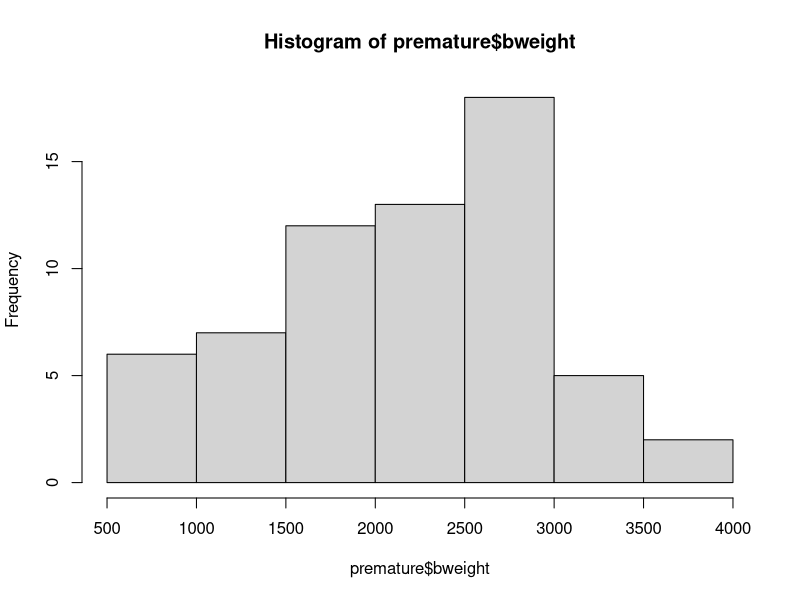
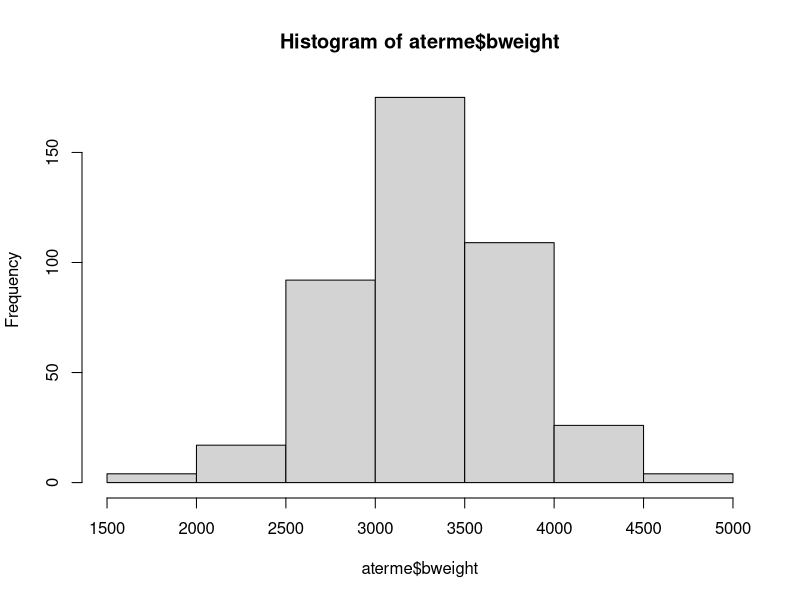
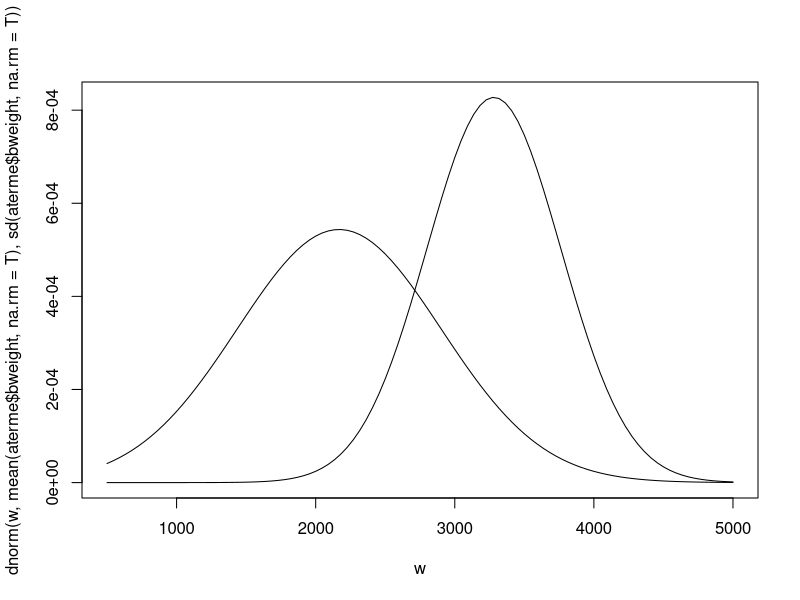

The R source for these figures, in order:
## ---- chunk 1
library("Epi")
data(births)
str(births)
births$sex <- as.factor(births$sex)
births$hyp <- as.factor(births$hyp)
births$preterm <- as.factor(births$preterm)
births$lowbw <- as.factor(births$lowbw)
summary(births)

summary(births[births$preterm==0,])
summary(births[births$preterm==1,])
premature <- births[births$preterm==1,]
aterme <- births[births$preterm==0,]
hist(premature$bweight)
hist(aterme$bweight)

w <- seq(500, 5000, le=100)
plot(w, dnorm(w,mean(aterme$bweight, na.rm=T),sd(aterme$bweight, na.rm=T)), xlim = c(500, 5000), type = "l")
lines(w, dnorm(w,mean(premature$bweight, na.rm=T),sd(premature$bweight, na.rm=T)), xlim = c(500, 5000))
